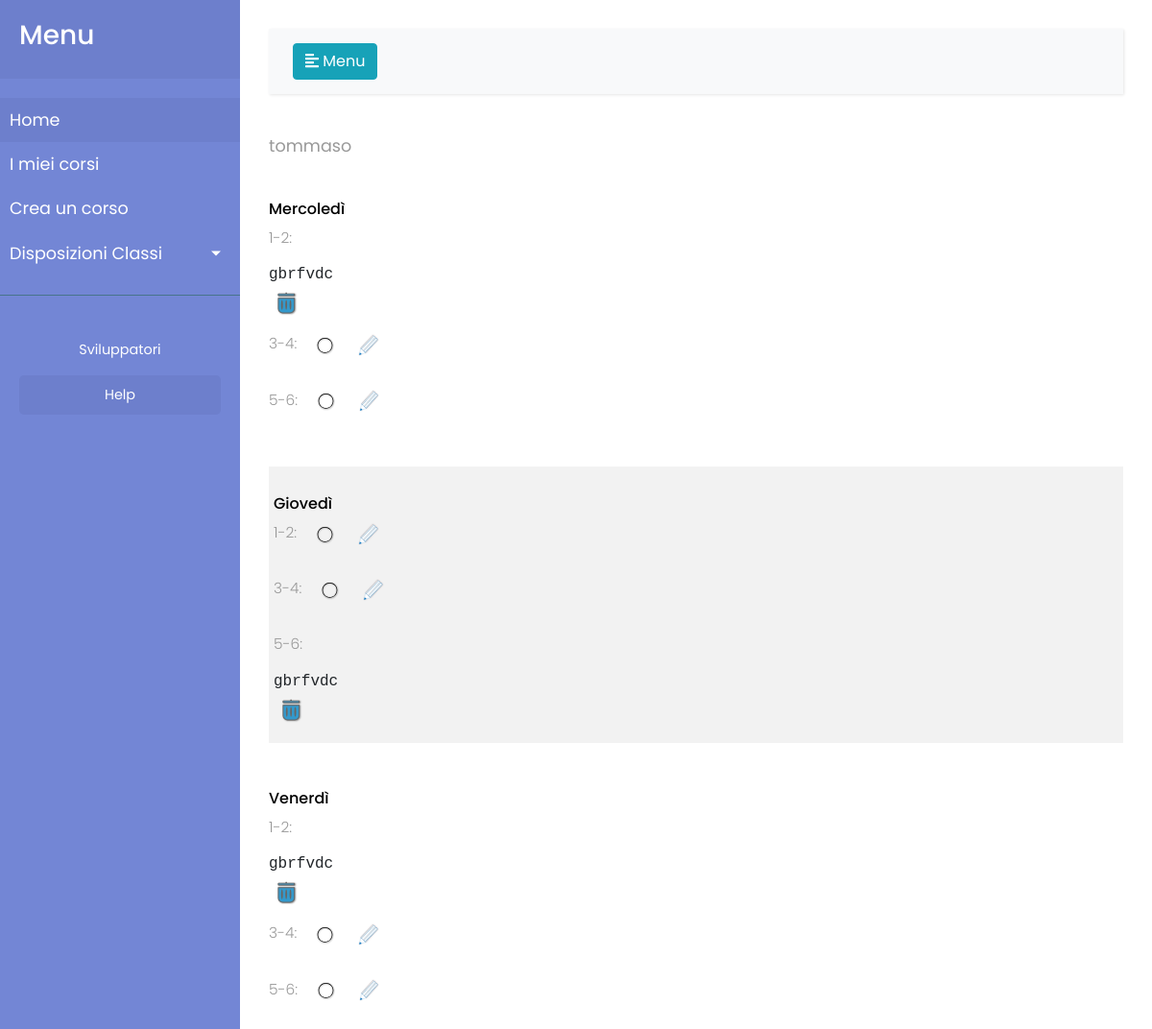
Before: /privata/ (signed in) with the older database file.
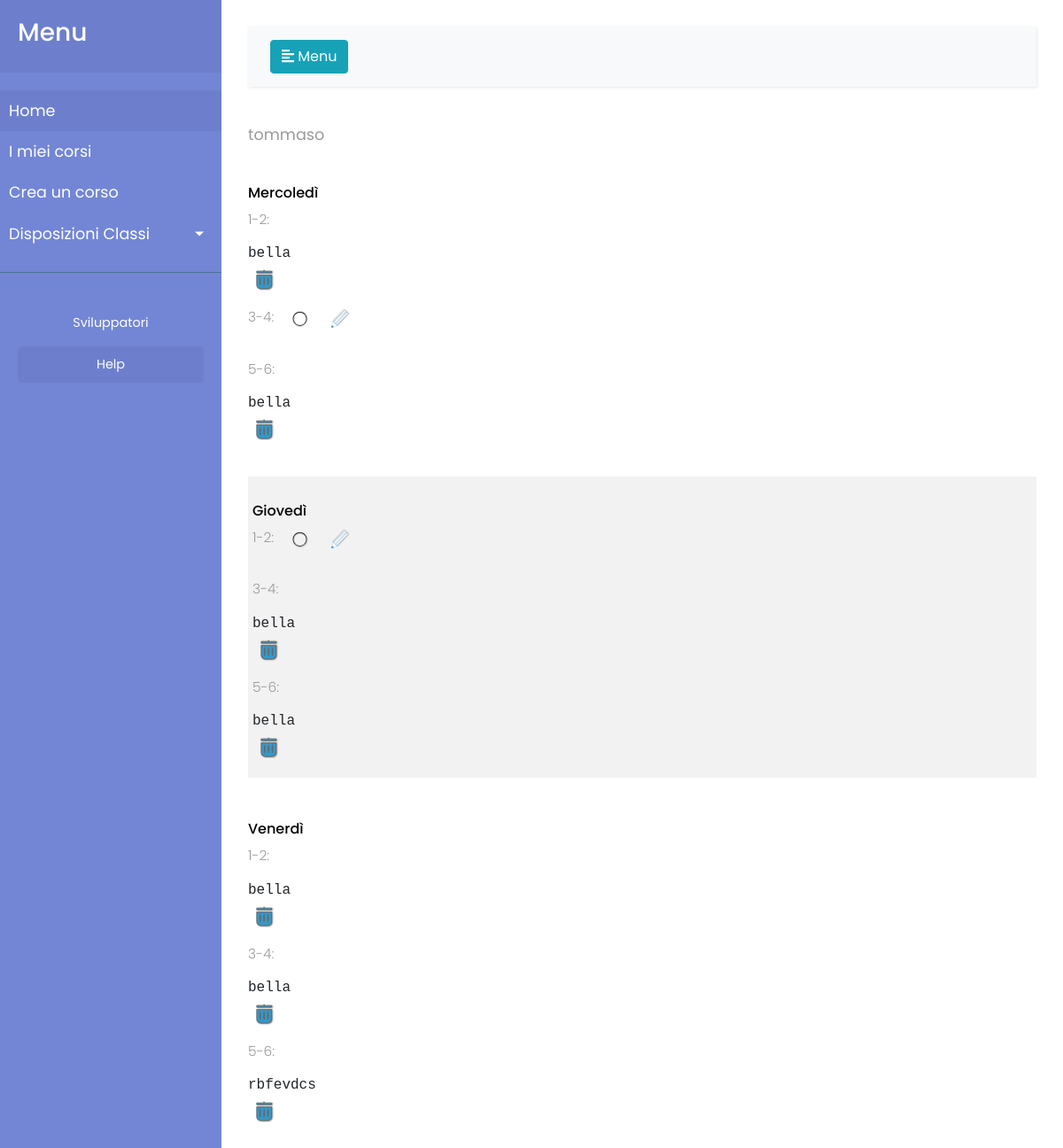
After: the same page with the newer database file.
### app/models.py (models this page shows, shortened)
class Iscrizione(models.Model):
    user = models.ForeignKey('auth.User')
    corso1= models.ForeignKey('Corso', blank=True, null=True, related_name="corso1")
    corso2= models.ForeignKey('Corso', blank=True, null=True, related_name="corso2")
    corso3= models.ForeignKey('Corso', blank=True, null=True, related_name="corso3")
    corso4= models.ForeignKey('Corso', blank=True, null=True, related_name="corso4")
    corso5= models.ForeignKey('Corso', blank=True, null=True, related_name="corso5")
    corso6= models.ForeignKey('Corso', blank=True, null=True, related_name="corso6")
    corso7= models.ForeignKey('Corso', blank=True, null=True, related_name="corso7")
    corso8= models.ForeignKey('Corso', blank=True, null=True, related_name="corso8")
    corso9= models.ForeignKey('Corso', blank=True, null=True, related_name="corso9")
    class Meta:
        verbose_name = "Iscrizione"
        verbose_name_plural = "Iscrizioni"
    created_date = models.DateTimeField(
        default=timezone.now)
    published_date = models.DateTimeField(
        blank=True, null=True)

class Corso(models.Model):
    titolo = models.CharField(max_length=100)
    studente_referente1 = models.ForeignKey('auth.User', related_name='studente_referente1', null=True)
    studente_referente2 = models.ForeignKey('auth.User', related_name='studente_referente2', blank=True, null=True)
    studente_referente3 = models.ForeignKey('auth.User', related_name='studente_referente3', blank=True, null=True)
    studente_referente4 = models.ForeignKey('auth.User', related_name='studente_referente4', blank=True, null=True)
    studente_referente5 = models.ForeignKey('auth.User', related_name='studente_referente5', blank=True, null=True)
    descrizione= models.TextField(blank=True)
    numero_di_telefono = models.IntegerField()
    esperti_esterni = models.CharField(max_length=100,blank=True, null=True, default="")
    aule = models.ForeignKey('Aula')
    progressivo= models.BooleanField(default=False)
    f1= models.BooleanField(default=False)
    f2= models.BooleanField(default=False)
    f3= models.BooleanField(default=False)
    f4= models.BooleanField(default=False)
    f5= models.BooleanField(default=False)
    f6= models.BooleanField(default=False)
    f7= models.BooleanField(default=False)
    f8= models.BooleanField(default=False)
    f9= models.BooleanField(default=False)
    convalida= models.BooleanField(default=False)
    corso_pieno= models.BooleanField(default=False)
    class Meta:
        verbose_name = "Corso"
        verbose_name_plural = "Corsi"
    created_date = models.DateTimeField(
        default=timezone.now)
    published_date = models.DateTimeField(
        blank=True, null=True)
    def __str__(self):
        return str(self.titolo)

### app/views.py (the view)
# urls.py: url(r'^privata/$', views.privata, name='privata'),
@login_required(login_url='/login/')
def privata(request):
    iscrizioni= Iscrizione.objects.filter(user=request.user)
    return render(request, 'corsi/privata.html', {'iscrizioni':iscrizioni})

### app/templates/corsi/privata.html (shortened to what this page needs)
{% extends 'corsi/base.html' %}
{% block head %}
  <link rel="stylesheet" href="https://unpkg.com/purecss@1.0.0/build/grids-responsive-min.css">
{% endblock %}
{% block content %}
    {% for iscrizione in iscrizioni%}
    <div class="panel panel-default">
      <div class="panel-heading">
        <p><b>{{user}}</b></p>
      </div>
<div class="pure-g stripeddivs">
  <div >
    <br>
     <div class="pure-u-lg-1-5 pure-u-md-1-1 pure-u-sm-1-1 pure-u-1-1"><h6>Mercoledì</h6></div>
     <div class="pure-u-lg-1-5 pure-u-md-1-1 pure-u-sm-1-1 pure-u-1-1"><div style="display:inline-block;" class="imieicorsimenu"><pre><p style="display:inline-block">1-2: </p> {% if iscrizione.corso1 == None %}<img class="icone" src="/static/x.svg" alt="modifica">  <a href="/filtro_fasce/?f=f1"><img class="icone" src="/static/modifica.svg" alt="modifica"><a/>{% else %}<h6 class="titolocorso">{{iscrizione.corso1}}</h6> <a href="{% url 'elimina' iscrizione.corso1.id  %}?f=f1"><img class="icone" src="/static/cestino.svg" alt="elimina"><a/>{% endif %} </pre></div></div>
     <div class="pure-u-lg-1-5 pure-u-md-1-1 pure-u-sm-1-1 pure-u-1-1"><div style="display:inline-block;" class="imieicorsimenu"><pre><p style="display:inline-block">3-4: </p> {% if iscrizione.corso2 == None %}<img class="icone" src="/static/x.svg" alt="modifica">  <a href="/filtro_fasce/?f=f2"><img class="icone" src="/static/modifica.svg" alt="modifica"><a/>{% else %}<h6 class="titolocorso">{{iscrizione.corso2}}</h6> <a href="{% url 'elimina' iscrizione.corso2.id  %}?f=f2"><img class="icone" src="/static/cestino.svg" alt="elimina"><a/>{% endif %} </pre></div></div>
     <div class="pure-u-lg-1-5 pure-u-md-1-1 pure-u-sm-1-1 pure-u-1-1"><div style="display:inline-block;" class="imieicorsimenu"><pre><p style="display:inline-block">5-6: </p> {% if iscrizione.corso3 == None %}<img class="icone" src="/static/x.svg" alt="modifica">  <a href="/filtro_fasce/?f=f3"><img class="icone" src="/static/modifica.svg" alt="modifica"><a/>{% else %}<h6 class="titolocorso">{{iscrizione.corso3}}</h6> <a href="{% url 'elimina' iscrizione.corso3.id  %}?f=f3"><img class="icone" src="/static/cestino.svg" alt="elimina"><a/>{% endif %} </pre></div></div>
</div>
<br>
<div >
  <br>
    <div class="pure-u-lg-1-5 pure-u-md-1-1 pure-u-sm-1-1 pure-u-1-1"><h6>Giovedì</h6></div>
    <div class="pure-u-lg-1-5 pure-u-md-1-1 pure-u-sm-1-1 pure-u-1-1"><div style="display:inline-block;" class="imieicorsimenu"><pre><p style="display:inline-block">1-2: </p> {% if iscrizione.corso4 == None %}<img class="icone" src="/static/x.svg" alt="modifica">  <a href="/filtro_fasce/?f=f4"><img class="icone" src="/static/modifica.svg" alt="modifica"><a/>{% else %}<h6 class="titolocorso">{{iscrizione.corso4}}</h6> <a href="{% url 'elimina' iscrizione.corso4.id  %}?f=f4"><img class="icone" src="/static/cestino.svg" alt="elimina"><a/>{% endif %} </pre></div></div>
    <div class="pure-u-lg-1-5 pure-u-md-1-1 pure-u-sm-1-1 pure-u-1-1"><div style="display:inline-block;" class="imieicorsimenu"><pre><p style="display:inline-block">3-4: </p> {% if iscrizione.corso5 == None %}<img class="icone" src="/static/x.svg" alt="modifica">  <a href="/filtro_fasce/?f=f5"><img class="icone" src="/static/modifica.svg" alt="modifica"><a/>{% else %}<h6 class="titolocorso">{{iscrizione.corso5}}</h6> <a href="{% url 'elimina' iscrizione.corso5.id  %}?f=f5"><img class="icone" src="/static/cestino.svg" alt="elimina"><a/>{% endif %} </pre></div></div>
    <div class="pure-u-lg-1-5 pure-u-md-1-1 pure-u-sm-1-1 pure-u-1-1"><div style="display:inline-block;" class="imieicorsimenu"><pre><p style="display:inline-block">5-6: </p> {% if iscrizione.corso6 == None %}<img class="icone" src="/static/x.svg" alt="modifica">  <a href="/filtro_fasce/?f=f6"><img class="icone" src="/static/modifica.svg" alt="modifica"><a/>{% else %}<h6 class="titolocorso">{{iscrizione.corso6}}</h6> <a href="{% url 'elimina' iscrizione.corso6.id  %}?f=f6"><img class="icone" src="/static/cestino.svg" alt="elimina"><a/>{% endif %} </pre></div></div>
</div>
<br>
<div >
  <br>
    <div class="pure-u-lg-1-5 pure-u-md-1-1 pure-u-sm-1-1 pure-u-1-1"><h6>Venerdì</h6></div>
    <div class="pure-u-lg-1-5 pure-u-md-1-1 pure-u-sm-1-1 pure-u-1-1"><div style="display:inline-block;" class="imieicorsimenu"><pre><p style="display:inline-block">1-2: </p> {% if iscrizione.corso7 == None %}<img class="icone" src="/static/x.svg" alt="modifica">  <a href="/filtro_fasce/?f=f7"><img class="icone" src="/static/modifica.svg" alt="modifica"><a/>{% else %}<h6 class="titolocorso">{{iscrizione.corso7}}</h6> <a href="{% url 'elimina' iscrizione.corso7.id  %}?f=f7"><img class="icone" src="/static/cestino.svg" alt="elimina"><a/>{% endif %} </pre></div></div>
    <div class="pure-u-lg-1-5 pure-u-md-1-1 pure-u-sm-1-1 pure-u-1-1"><div style="display:inline-block;" class="imieicorsimenu"><pre><p style="display:inline-block">3-4: </p> {% if iscrizione.corso8 == None %}<img class="icone" src="/static/x.svg" alt="modifica">  <a href="/filtro_fasce/?f=f8"><img class="icone" src="/static/modifica.svg" alt="modifica"><a/>{% else %}<h6 class="titolocorso">{{iscrizione.corso8}}</h6> <a href="{% url 'elimina' iscrizione.corso8.id  %}?f=f8"><img class="icone" src="/static/cestino.svg" alt="elimina"><a/>{% endif %} </pre></div></div>
    <div class="pure-u-lg-1-5 pure-u-md-1-1 pure-u-sm-1-1 pure-u-1-1"><div style="display:inline-block;" class="imieicorsimenu"><pre><p style="display:inline-block">5-6: </p> {% if iscrizione.corso9 == None %}<img class="icone" src="/static/x.svg" alt="modifica">  <a href="/filtro_fasce/?f=f9"><img class="icone" src="/static/modifica.svg" alt="modifica"><a/>{% else %}<h6 class="titolocorso">{{iscrizione.corso9}}</h6> <a href="{% url 'elimina' iscrizione.corso9.id  %}?f=f9"><img class="icone" src="/static/cestino.svg" alt="elimina"><a/>{% endif %} </pre></div></div>
</div>
    </div>
{%endfor%}
{% endblock content %}

### app/templates/corsi/base.html (shortened to what this page needs)
{% load staticfiles %}
<html>
    <head>
        {% block head %}
        {% endblock %}
         <link href="{% static 'css/sidebar.css' %}" rel="stylesheet">
        <link rel="stylesheet" href="https://stackpath.bootstrapcdn.com/bootstrap/4.1.0/css/bootstrap.min.css">
        <link rel="stylesheet" href="/static/sfondo.css" >
        <link rel="stylesheet" href="{% static 'css/main.css' %}">
    </head>
    <body>
<div class="wrapper">
        <nav id="sidebar">
            <div class="sidebar-header">
                <h3>Menu</h3>
            </div>
            <ul class="list-unstyled components">
                <li class="nav-item active">
                  <a class="nav-link" href="/">Home</a>
                </li>
                <li class="nav-item">
                  <a class="nav-link" href="{% url 'privata' %}">I miei corsi</a>
                </li>
                <li class="nav-item">
                  <a class="nav-link" href="{% url 'crea' %}">Crea un corso</a>
                </li>
                <li class="nav-item">
                    <a href="#homeSubmenu" data-toggle="collapse" aria-expanded="false" class="dropdown-toggle">Disposizioni Classi</a>
                </li>
            </ul>
            <ul class="list-unstyled CTAs">
                <li>
                    <a class="nav-link" href="/sviluppatori/">Sviluppatori</a>
                </li>
                <li>
                    <a class="article" href="{% url 'help' %}">Help</a>
                </li>
            </ul>
        </nav>
        <div id="content">
            <nav class="navbar navbar-expand-lg navbar-light bg-light">
                <div class="container-fluid">
                    <button type="button" id="menuButton" class="btn btn-info" onclick="show_menu()">
                        <i class="fas fa-align-left"></i>
                        <span>Menu</span>
                    </button>
                </div>
            </nav>
            {% block content %}
            {% endblock %}
        </div>
    </div>
  </body>
</html>

### app/static/css/sidebar.css (style rules this page uses)
body { font-family: 'Poppins', sans-serif; background: #fafafa; }
p { font-family: 'Poppins', sans-serif; font-size: 1.1em; font-weight: 300; line-height: 1.7em; color: #999; }
a, a:hover, a:focus { color: inherit; text-decoration: none; transition: all 0.3s; }
.navbar { padding: 15px 10px; background: #fff; border: none; border-radius: 0; margin-bottom: 40px; box-shadow: 1px 1px 3px rgba(0, 0, 0, 0.1); }
.wrapper { display: flex; width: 100%; align-items: stretch; }
#sidebar { min-width: 250px; max-width: 250px; background: #7386D5; color: #fff; transition: all 0.3s; }
#sidebar .sidebar-header { padding: 20px; background: #6d7fcc; }
#sidebar ul.components { padding: 20px 0; border-bottom: 1px solid #47748b; }
#sidebar ul li a { padding: 10px; font-size: 1.1em; display: block; }
#sidebar ul li.active>a, a[aria-expanded="true"] { color: #fff; background: #6d7fcc; }
a[data-toggle="collapse"] { position: relative; }
.dropdown-toggle::after { display: block; position: absolute; top: 50%; right: 20px; transform: translateY(-50%); }
ul.CTAs { padding: 20px; }
ul.CTAs a { text-align: center; font-size: 0.9em !important; display: block; border-radius: 5px; margin-bottom: 5px; }
a.article, a.article:hover { background: #6d7fcc !important; color: #fff !important; }
#content { width: 100%; padding: 30px; min-height: 100vh; transition: all 0.3s; }

### app/static/sfondo.css (style rules this page uses)
html, body { background: #483d8b; height: 100%; }
.icone { height: 25px; width: auto; color:blue; }

### app/static/css/main.css (style rules this page uses)
* { margin: 0; padding: 0; border: 0; outline: 0; font-size: 100%; vertical-align: baseline; background: transparent; }
body, html, .wrapper { background:#fff; color: black; }
div.stripeddivs > div:nth-of-type(even) { background-color: #f2f2f2; padding:5px; }
.imieicorsimenu { display:inline-block; }

Changed rows visible on the page:
changed Iscrizione: corso1 "gbrfvdc" → "bella"; corso3_id empty → 2 (drawn); corso3 (not shown) → "bella"; corso3_id: picture added; corso5_id empty → 2 (drawn); corso5 (not shown) → "bella"; corso5_id: picture added; corso6 "gbrfvdc" → "bella"; corso7 "gbrfvdc" → "bella"; corso8_id empty → 2 (drawn); corso8 (not shown) → "bella"; corso8_id: picture added; corso9_id empty → 4 (drawn); corso9 (not shown) → "rbfevdcs"; corso9_id: picture added; corso3_id: picture removed; corso5_id: picture removed; corso8_id: picture removed; corso9_id: picture removed
